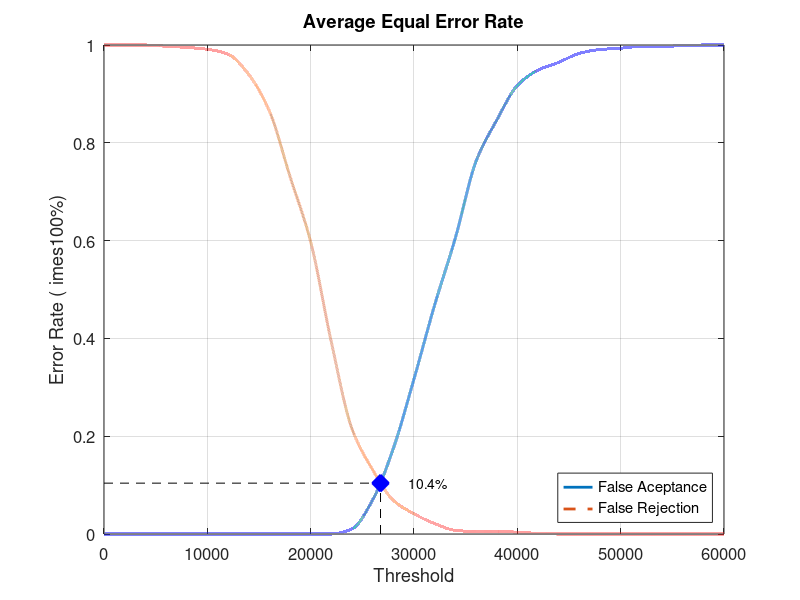
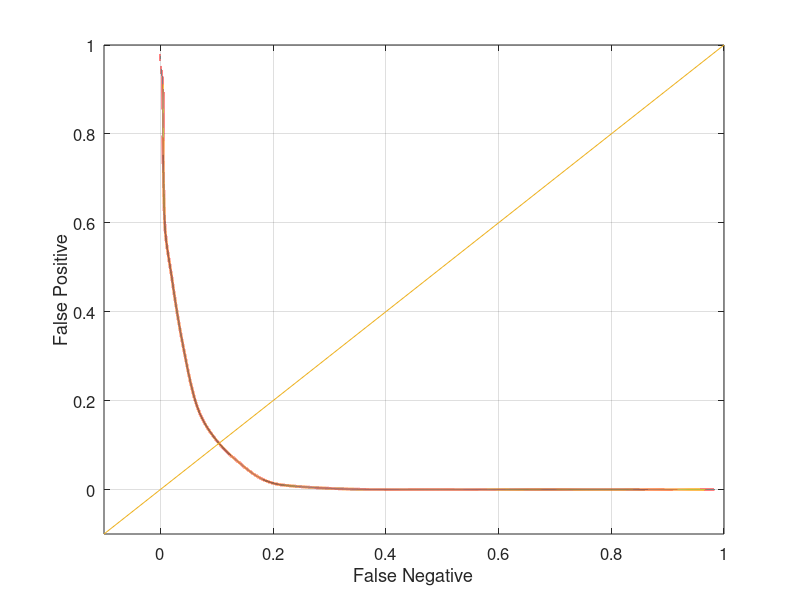

Reproduce these figures in MATLAB, in order.
close all;
clear;
clc;
x = 0:2000:60000;
xq = 0:0.5:60000;

y0 = [0 0 0 0 0 0 0 0 0 0 0 0 0.0105263 0.0697368 0.175 0.317105 0.468421 0.605263 0.761842 0.846053 0.917105 0.948684 0.964474 0.982895 0.990789 0.993421 0.997368 0.997368 0.998684 1 1]
yy0 = interp1(x, y0, xq, 'pchip');
y1 = [1 1 1 0.9975 0.995 0.99125 0.98125 0.94 0.865 0.73125 0.5975 0.3925 0.215 0.13125 0.06875 0.04125 0.02125 0.0075 0.005 0.005 0.00375 0.00125 0 0 0 0 0 0 0 0 0]
yy1 = interp1(x, y1, xq, 'pchip');

% Calculating EER: 
y2 = abs(y0 - y1);
find(y2 == min(y2))
yy2 = abs(yy0 - yy1);
xEER = find(yy2 == min(yy2));
xEERIndex = xq(xEER) % X-axis EER
yEER = yy0(xEER) % Y-axis EER

main = figure
plot(xq, yy0,'-','LineWidth', 2);	hold on
plot(xq, yy1,'--','LineWidth', 2);	hold on
plot([xEERIndex xEERIndex], [0 yEER], 'k--');	hold on
plot([0 xEERIndex], [yEER yEER], 'k--');	hold on
plot(xEERIndex, yEER, 'bx', 'LineWidth', 10);	hold on
text(xEERIndex + 10 * xEERIndex / 100, yEER, [num2str(round((10000 * yEER)) / 100) '%'])
legend('False Aceptance', 'False Rejection', 'Location', 'SouthEast')
xlabel('Threshold')
ylabel('Error Rate (	imes100%)')
title('Average Equal Error Rate')
set(gca, 'FontSize', 12)
axis([0 60000 0 1])
grid on

print(main, 'Experiment1AverageMain', '-dpng');
FNRxFPR = figure('Color', [1 1 1]);
plot(yy1, yy0, '-', yy1, yy0, 'LineWidth', 2);
hold on
y = -0.1:0.1:1
plot(y, y); 
set(gca, 'FontSize', 12)
xlabel('False Negative')
ylabel('False Positive')
axis([-0.1 1 -0.1 1])
set(gca, 'FontSize', 12)
grid on

print(FNRxFPR, 'Experiment1AverageFNRxFPR','-dpng');
